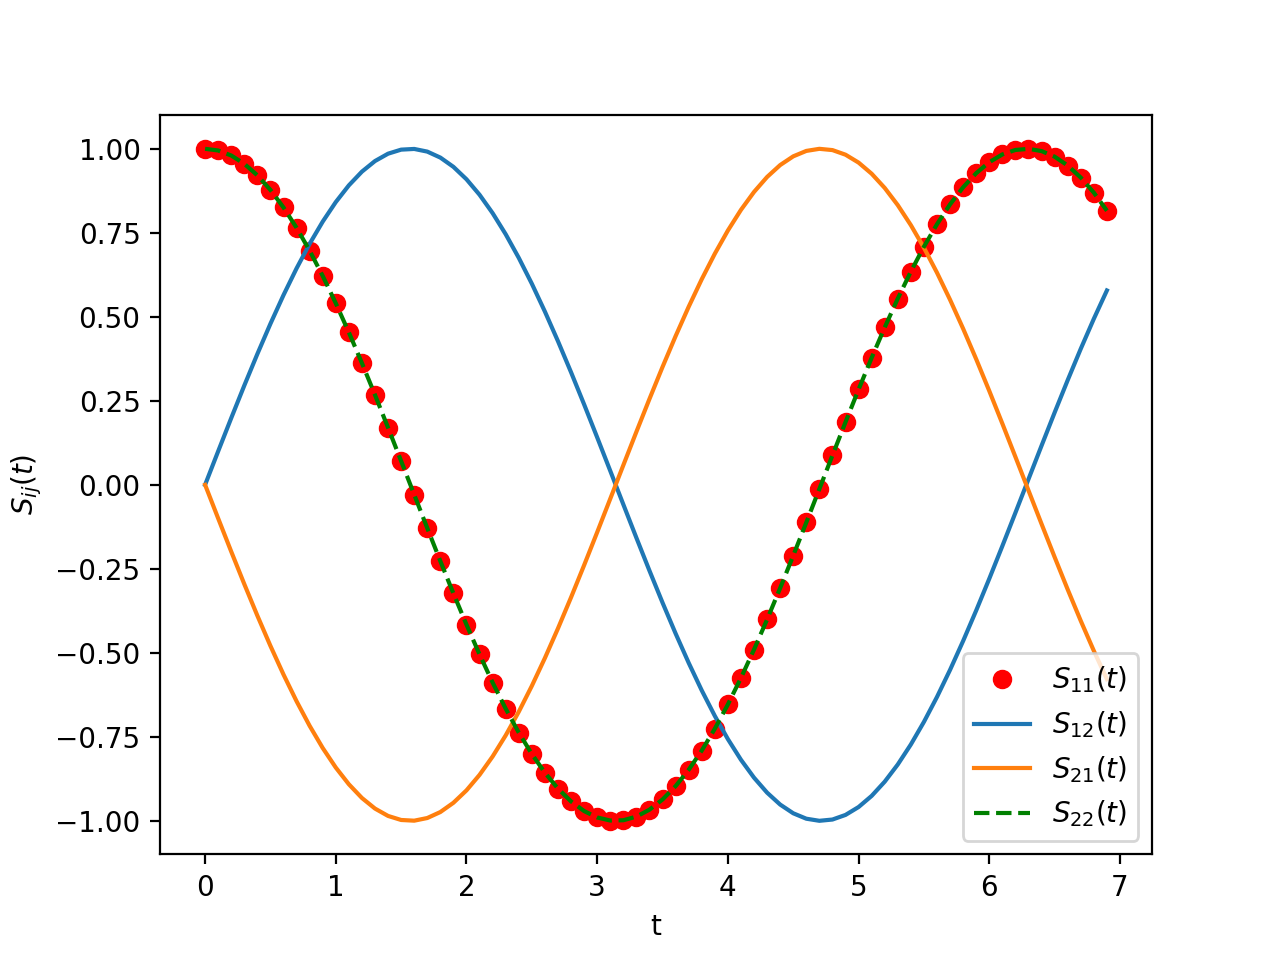

This figure's Python source:
#!/usr/bin/env python3
# -*- coding: utf-8 -*-
"""
Created on Thu Oct 18 19:50:33 2018

@author: alfred_mac
"""

import numpy as np
import matplotlib.pyplot as plt

# Function definition applying Horner's rule to calculate the series
def expm_alf(t,M,k):
    S = np.eye(len(M)) + (t/k)*M    
    for i in range(k-1):
        S = np.eye(len(M)) + (t/(k-1-i))*np.matmul(M,S)
    return S

# Function to convert a positive integer to a string of digits in base 2 (Source code got from STACK OVERFLOW)
def N_to_base2(n):
    if n == 0:
        return [0]
    digits = []
    while n:
        digits.append(int(n%2))
        n //= 2
    return digits[::-1]

# Function to calculate 2's powers of any matrix to be used for any power of a matrix
def Bs_for_N_to_base2(B,n):
    if n == 0:
        return np.eye(len(B))
    Blist = []
    while n:
        Blist.append(B)
        B = np.matmul(B,B)
        n //= 2
    return Blist[::-1]

# Function calculating any power of a matrix
def B_pow_n(B,digits):
    S = np.eye(2)
    for i in range(len(digits)):
        if digits[i]==1:
            S = np.matmul(S,B[i])
    return S


T = 7                           # Total simulation time
deltat = 0.1                    # delta t used for time step
N = int(T/deltat)               # Total no. of time steps

A = np.array([[0,1],[-1,0]])    # given A

S11 = np.zeros(N)
S12 = np.zeros(N)
S21 = np.zeros(N)
S22 = np.zeros(N)

k=1
S1 = np.eye(2)
S2 = expm_alf(deltat,A,k)
    
# Loop to find which k to use to achieve the required level of accuracy
while(np.max(abs(S1-S2))>1e-10):
    k = k+1
    S1 = S2
    S2 = expm_alf(deltat,A,k)


for i in range(N):        
    i_base2 = N_to_base2(i)
    Sti = B_pow_n(Bs_for_N_to_base2(S2,i), N_to_base2(i))

    # Taking only the real parts as the imaginary parts are insignificant
    S11[i] = np.real(Sti[0][0])
    S12[i] = np.real(Sti[0][1])
    S21[i] = np.real(Sti[1][0])
    S22[i] = np.real(Sti[1][1])

t = np.arange(0,T,deltat)

plt.plot(t,S11, 'r o')
plt.plot(t,S12)
plt.plot(t,S21)
plt.plot(t,S22, 'g--')
plt.legend(['$S_{11}(t)$','$S_{12}(t)$','$S_{21}(t)$','$S_{22}(t)$'])
plt.xlabel('t')
plt.ylabel('$S_{ij}(t)$')
plt.show()
